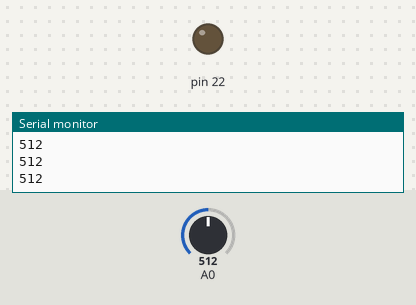
The sketch below on a simulated Arduino Mega 2560, built with avr-gcc and run on an emulated ATmega2560. Shown: output pins drawn as LEDs (lit = HIGH), the last lines printed to the serial monitor. The inputs (shaded band) are chosen by the test bench; at power-on: A0 = 512.

Above: at 1.2 s.
1.3 s: A0 set to 1001
2.8 s: A0 set to 1010
At 4.0 s:
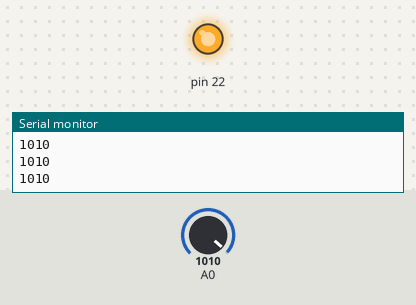
4.3 s: A0 set to 900
At 5.1 s:
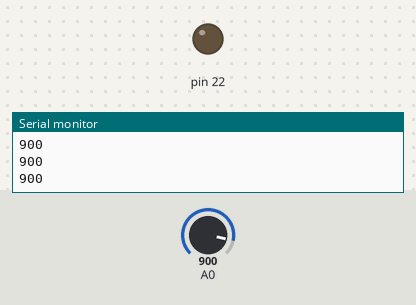
5.8 s: A0 set to 1020
At 6.4 s:
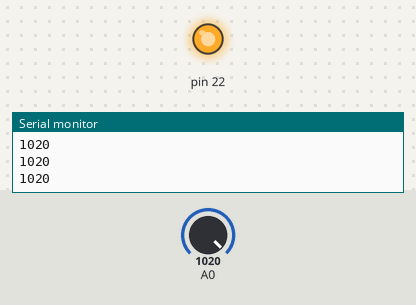
Timing chart, 0 to 8.3 s (numbered marks = the images above; inputs shaded):
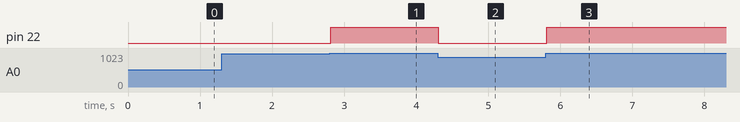

The sketch:

sketch_jul15aonlyflame.ino
```cpp
int flame;
void setup() {
  Serial.begin(9600);
  pinMode(A0,INPUT);
  pinMode(22,OUTPUT);
}

void loop() {
  flame = analogRead(A0);
  Serial.println(flame);
  if(flame>=1010){
    digitalWrite(22,HIGH);
    }
    else{
      digitalWrite(22,LOW);
      }
}
```

Measured:
- the behaviour switches between 1009 and 1010 on A0 (found by bisection; images 0 and 1)
- after the input at 2.8 s, pin 22: LOW → HIGH at once
- after the input at 4.3 s, pin 22: HIGH → LOW at once
- after the input at 5.8 s, pin 22: LOW → HIGH at once
